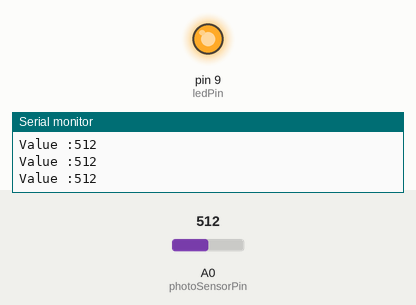
Bench run of a sketch on a simulated Arduino Uno, built with avr-gcc and run on an emulated ATmega328P. Shown: output pins drawn as LEDs (lit = HIGH), the last lines printed to the serial monitor. Inputs (shaded band) come from the test bench; at power-on: A0 (photoSensorPin) = 512.

Above: at 1.2 s.
1.3 s: A0 (photoSensorPin) set to 688
4.3 s: A0 (photoSensorPin) set to 709
At 5.5 s:
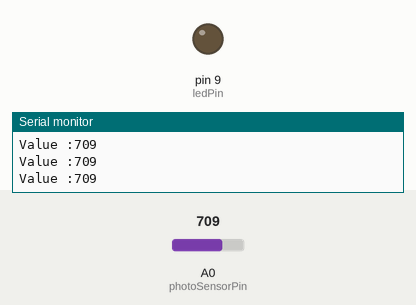
5.8 s: A0 (photoSensorPin) set to 690
At 6.6 s:
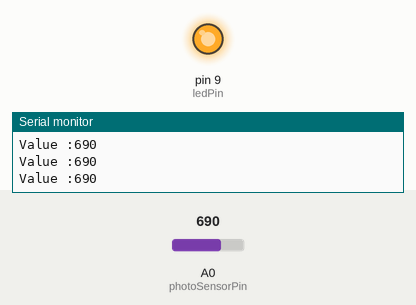
7.3 s: A0 (photoSensorPin) set to 710
At 7.7 s:
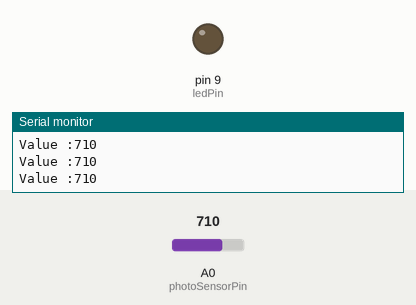
Timing chart, 0 to 9.8 s (numbered marks = the images above; inputs shaded):
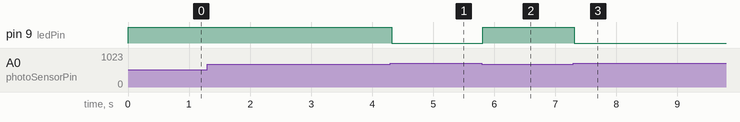

Measured:
- the behaviour switches between 699 and 700 on A0 (photoSensorPin) (found by bisection; images 0 and 1)
- after the input at 4.3 s, pin 9 (ledPin): HIGH → LOW at once
- after the input at 5.8 s, pin 9 (ledPin): LOW → HIGH at once
- after the input at 7.3 s, pin 9 (ledPin): HIGH → LOW at once

The sketch:

Photoresstance_led.ino
```cpp
const int ledPin = 9;
const int photoSensorPin = A0;
int sensorValue = 0;
int threshold = 700 ;

void setup() {
  // put your setup code here, to run once:
  Serial.begin(9600);
  pinMode(ledPin, OUTPUT);

}

void loop() {
  // put your main code here, to run repeatedly:
  sensorValue = analogRead(photoSensorPin);
  delay(5);
  Serial.print("Value :");
  Serial.println(sensorValue);

  if(sensorValue < threshold) {
      digitalWrite(ledPin, HIGH);
  }
  else {
      digitalWrite(ledPin, LOW);
    }
  }
```
